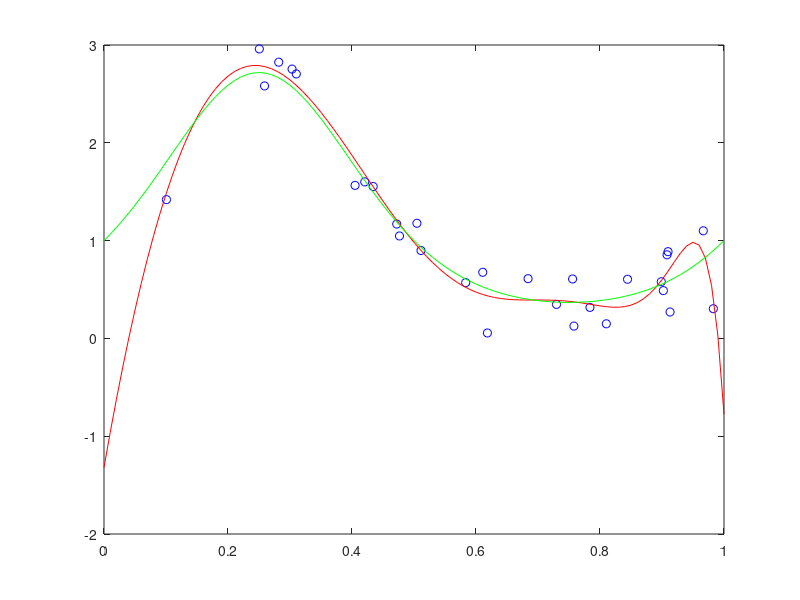

Here is the MATLAB script that generated this plot:
N = 30;
M = 20;
lambda = 1e-5;

rng(0);
X = sort(rand(N, 1));
Y = awgn(exp(sin(2*pi*X)), 10);
plot(X, Y, 'bo'); hold on

phi = zeros(N, M+1);
a = zeros(M+1, M+1);

for i=1:M+1
    phi(:,i) = X.^(i-1);
    for j=1:M+1
        a(i,j) = sum(X.^(i+j-2));
    end
end

c = phi'*Y;

w = linsolve(a+lambda*eye(M+1), c);
plot(0:0.01:1, polyval(flipud(w), 0:0.01:1), 'r-'); hold on
plot(0:0.01:1, exp(sin(2*pi*(0:0.01:1))), 'g-');
